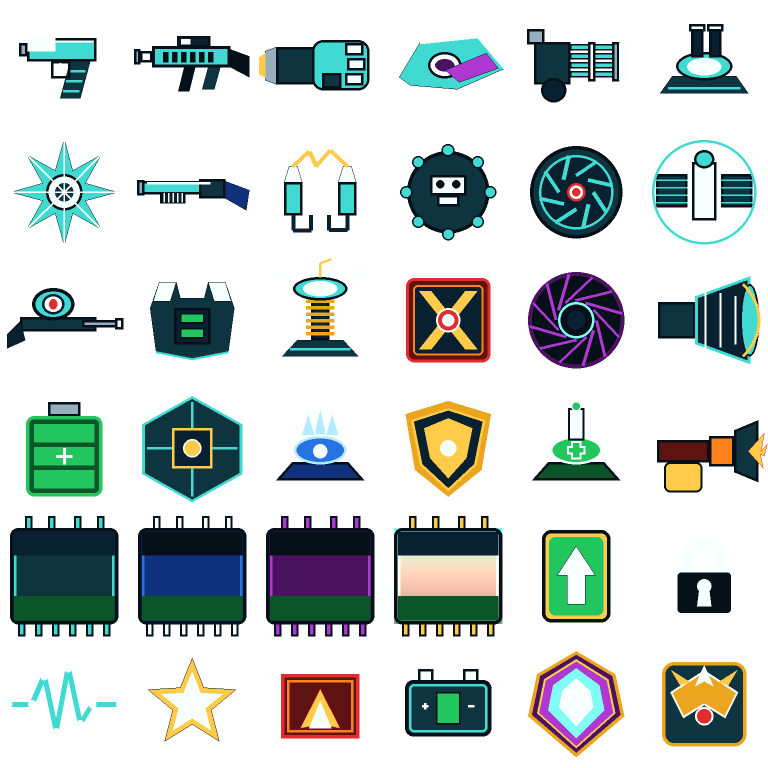
#> input picture Assets/UI/Chipset/Generated/chipset-atlas.png, 1536 x 1536 px, found by its file name (shown at 1/2 size)
$ python generate_chipset_individual_assets.py
#> lines starting #> are read from the running program, lines starting #| are printed output that depends on the picture
import os
import hashlib
from PIL import Image

def generate_individual_chipset_assets():
    base_dir = "Assets/Sprites/UI/Chipset"
    icon_img_path = os.path.join(base_dir, "icon chipset.png")
    khung_img_path = os.path.join(base_dir, "khung chipset.png")
    atlas_img_path = "Assets/UI/Chipset/Generated/chipset-atlas.png"

    out_icons = os.path.join(base_dir, "Icons")
    out_frames = os.path.join(base_dir, "Frames")
    os.makedirs(out_icons, exist_ok=True)
    os.makedirs(out_frames, exist_ok=True)

    # 1. Folder metas
    write_folder_meta(out_icons)
    write_folder_meta(out_frames)

    # 2. Main 10 Real Art Icons from 'icon chipset.png'
    if os.path.exists(icon_img_path):
        icon_img = Image.open(icon_img_path).convert("RGBA")
        W, H = icon_img.size
        icons_def = [
            ("standard-gun", 1469, 1554, 230, 166),
            ("rifle", 515, 1192, 255, 134),
            ("rocket-punch", 996, 1551, 195, 146),
            ("spinning-blade", 523, 1572, 255, 118),
            ("multigun", 1460, 1964, 241, 193),
            ("gun-turret", 984, 1954, 212, 183),
            ("spiky-discus", 522, 1978, 192, 198),
            ("shotgun", 1452, 2447, 232, 95),
            ("energy-jumper-cables", 985, 2415, 171, 187),
            ("high-explosive-mine", 545, 2424, 162, 162)
        ]
        for name, ux, uy, w, h in icons_def:
            py = H - uy - h
            px = ux
            box = (max(0, px - 2), max(0, py - 2), min(W, px + w + 2), min(H, py + h + 2))
            cropped = icon_img.crop(box)
            png_path = os.path.join(out_icons, f"{name}.png")
            cropped.save(png_path)
            write_single_sprite_meta(png_path)
            print(f"Saved Real Art Icon: {png_path}")

    # 3. Additional 14 Icons from atlas if available
    all_24_keys = [
        "standard-gun", "rifle", "rocket-punch", "spinning-blade", "multigun", "gun-turret",
        "spiky-discus", "shotgun", "energy-jumper-cables", "high-explosive-mine", "aiming-lens", "plasma-field",
        "laser-eye", "biochemical-mine", "tesla-coil", "atk-module", "black-hole-mine", "sonic-boom",
        "big-battery", "turret-module", "ice-turret", "invincible-shield", "healing-turret", "flamethrower"
    ]
    if os.path.exists(atlas_img_path):
        atlas = Image.open(atlas_img_path).convert("RGBA")
#> atlas is the input picture: PIL image 1536x1536 RGBA; mean R, G, B, A 25, 33.4, 31.2, 83.5
        cell_size = 256
        for idx, name in enumerate(all_24_keys):
            png_path = os.path.join(out_icons, f"{name}.png")
            if not os.path.exists(png_path):
                col = idx % 6
                row = idx // 6
                x = col * cell_size
                y = row * cell_size
                cropped = atlas.crop((x, y, x + cell_size, y + cell_size))
                cropped.save(png_path)
                write_single_sprite_meta(png_path)
                print(f"Saved Distinct Icon: {png_path}")
#> this loop made 24 passes
#> pass 1, in generate_individual_chipset_assets, `cropped = atlas.crop((x, y, x + cell_size, y + cell_size))`:
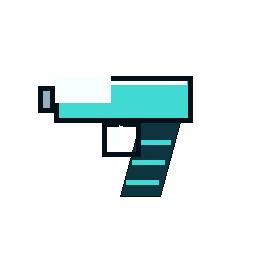
#> cropped: PIL image 256x256 RGBA; mean R, G, B, A 11.9, 22.8, 23, 40.9; transparent parts drawn white
#> after the loop:
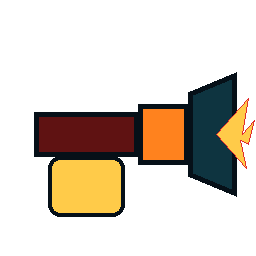
#> cropped: PIL image 256x256 RGBA; mean R, G, B, A 32.2, 22.9, 11.9, 69.8; transparent parts drawn white

    # 4. 5 Tier Frames from 'khung chipset.png'
    if os.path.exists(khung_img_path):
        khung_img = Image.open(khung_img_path).convert("RGBA")
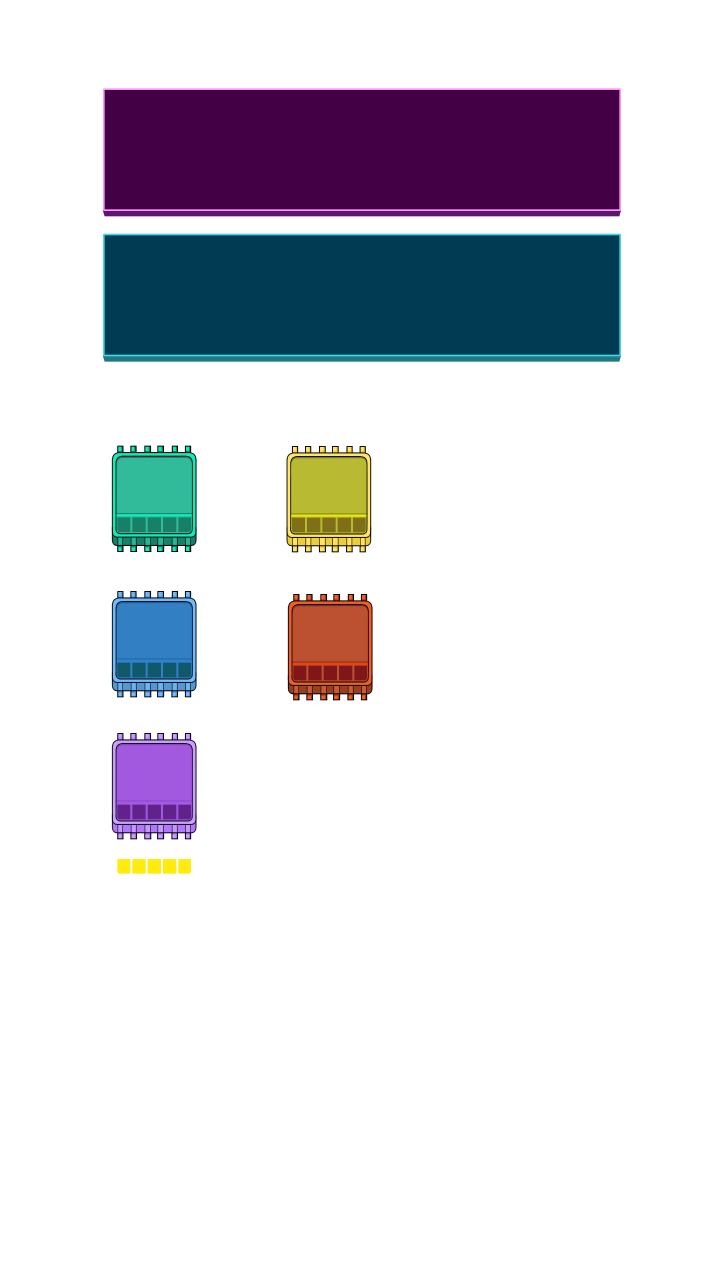
#> input picture Assets/UI/Chipset/khung chipset.png, 2160 x 3840 px, found by its file name (shown at 1/3 size)
#> khung_img is the input picture: PIL image 2160x3840 RGBA; mean R, G, B, A 217.4, 217.2, 223.7, 48.6
        W, H = khung_img.size
#> W = 2160; H = 3840
        frames_def = [
            ("card-frame-tier1-green", 335, 2183, 255, 321),
            ("card-frame-tier2-blue", 335, 1747, 255, 321),
            ("card-frame-tier3-purple", 335, 1321, 255, 321),
            ("card-frame-tier4-yellow", 859, 2182, 255, 321),
            ("card-frame-tier5-red", 863, 1738, 255, 321),
            ("card-frame-wide-header", 308, 3191, 1555, 384),
            ("card-frame-wide-base", 308, 2755, 1555, 384)
        ]

        for name, ux, uy, w, h in frames_def:
            py = H - uy - h
            px = ux
            box = (max(0, px - 2), max(0, py - 2), min(W, px + w + 2), min(H, py + h + 2))
            cropped = khung_img.crop(box)
            png_path = os.path.join(out_frames, f"{name}.png")
            cropped.save(png_path)
            write_single_sprite_meta(png_path)
            print(f"Saved Frame: {png_path}")
#> this loop made 7 passes
#> pass 1, in generate_individual_chipset_assets, `cropped = khung_img.crop(box)`:
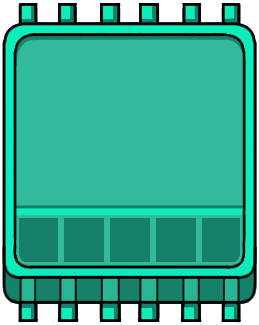
#> cropped: PIL image 259x325 RGBA; mean R, G, B, A 54, 169.4, 143, 229.1; transparent parts drawn white
#> pass 2, in generate_individual_chipset_assets, `cropped = khung_img.crop(box)`:
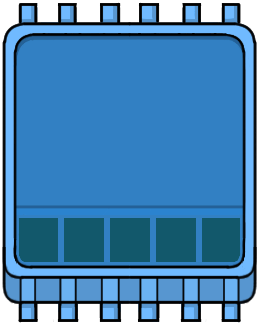
#> cropped: PIL image 259x325 RGBA; mean R, G, B, A 71.1, 131.1, 179.4, 229.1; transparent parts drawn white
#> pass 3, in generate_individual_chipset_assets, `cropped = khung_img.crop(box)`:
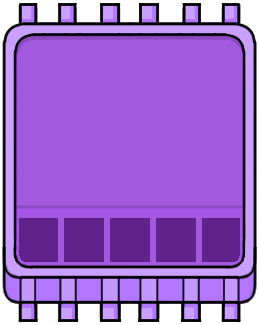
#> cropped: PIL image 259x325 RGBA; mean R, G, B, A 153.6, 101.1, 200.8, 229.1; transparent parts drawn white
#> after the loop:
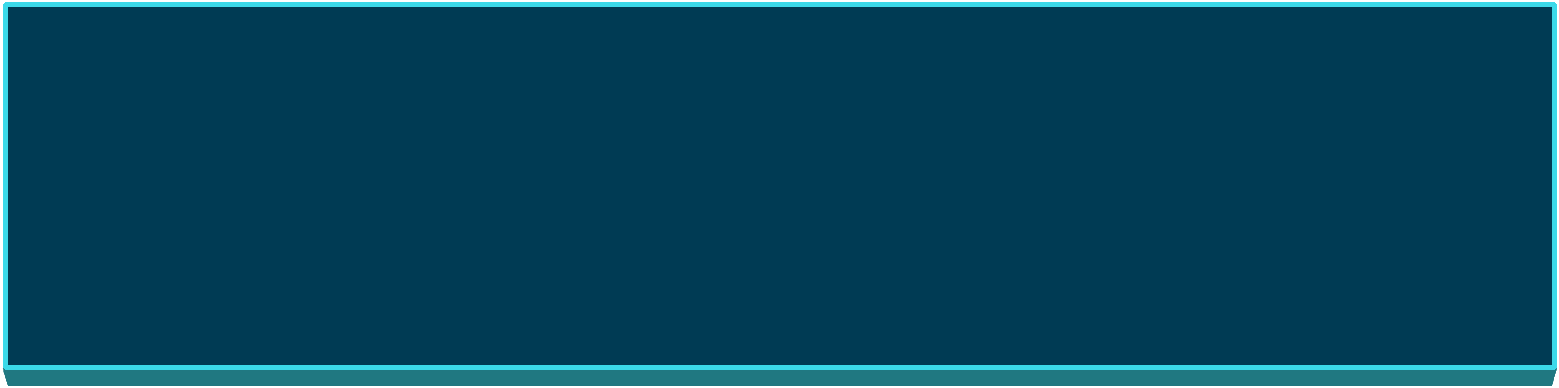
#> cropped: PIL image 1559x388 RGBA; mean R, G, B, A 6.6, 69.2, 92.9, 251.5; transparent parts drawn white

def write_folder_meta(folder_path):
    meta_path = folder_path + ".meta"
    if os.path.exists(meta_path):
        return
    guid = hashlib.md5(folder_path.replace("\\", "/").encode("utf-8")).hexdigest()
    content = f"""fileFormatVersion: 2
guid: {guid}
folderAsset: yes
DefaultImporter:
  externalObjects: {{}}
  userData:
  assetBundleName:
  assetBundleVariant:
"""
    with open(meta_path, "w", encoding="utf-8") as f:
        f.write(content)

def write_single_sprite_meta(png_path):
    meta_path = png_path + ".meta"
    guid = hashlib.md5(png_path.replace("\\", "/").encode("utf-8")).hexdigest()
    content = f"""fileFormatVersion: 2
guid: {guid}
TextureImporter:
  internalIDToNameTable: []
  externalObjects: {{}}
  serializedVersion: 13
  mipmaps:
    mipMapMode: 0
    enableMipMap: 0
    sRGBTexture: 1
    linearTexture: 0
    fadeOut: 0
    borderMipMap: 0
    mipMapsPreserveCoverage: 0
    alphaTestReferenceValue: 0.5
    mipMapFadeDistanceStart: 1
    mipMapFadeDistanceEnd: 3
  bumpmap:
    convertToNormalMap: 0
    externalNormalMap: 0
    heightScale: 0.25
    normalMapFilter: 0
    flipGreenChannel: 0
  isReadable: 0
  streamingMipmaps: 0
  streamingMipmapsPriority: 0
  vTOnly: 0
  ignoreMipmapLimit: 0
  grayScaleToAlpha: 0
  generateCubemap: 6
  cubemapConvolution: 0
  seamlessCubemap: 0
  textureFormat: 1
  maxTextureSize: 2048
  textureSettings:
    serializedVersion: 2
    filterMode: 1
    aniso: 1
    mipBias: 0
    wrapU: 1
    wrapV: 1
    wrapW: 1
  nPOTScale: 0
  lightmap: 0
  compressionQuality: 50
  spriteMode: 1
  spriteExtrude: 1
  spriteMeshType: 1
  alignment: 0
  spritePivot: {{x: 0.5, y: 0.5}}
  spritePixelsToUnits: 100
  spriteBorder: {{x: 0, y: 0, z: 0, w: 0}}
  spriteGenerateFallbackPhysicsShape: 1
  alphaUsage: 1
  alphaIsTransparency: 1
  spriteTessellationDetail: -1
  textureType: 8
  textureShape: 1
  singleChannelComponent: 0
  flipbookRows: 1
  flipbookColumns: 1
  maxTextureSizeSet: 0
  compressionQualitySet: 0
  textureFormatSet: 0
  ignorePngGamma: 0
  applyGammaDecoding: 0
  swizzle: 50462976
  cookieLightType: 0
  platformSettings:
  - serializedVersion: 3
    buildTarget: DefaultTexturePlatform
    maxTextureSize: 2048
    resizeAlgorithm: 0
    textureFormat: -1
    textureCompression: 1
    compressionQuality: 50
    crunchedCompression: 0
    allowsAlphaSplitting: 0
    overridden: 0
    ignorePlatformSupport: 0
    androidETC2FallbackOverride: 0
    forceMaximumCompressionQuality_BC6H_BC7: 0
  spriteSheet:
    serializedVersion: 2
    sprites: []
  mipmapLimitGroupName:
  pSDRemoveMatte: 0
  userData:
  assetBundleName:
  assetBundleVariant:
"""
    with open(meta_path, "w", encoding="utf-8") as f:
        f.write(content)

if __name__ == "__main__":
    generate_individual_chipset_assets()
